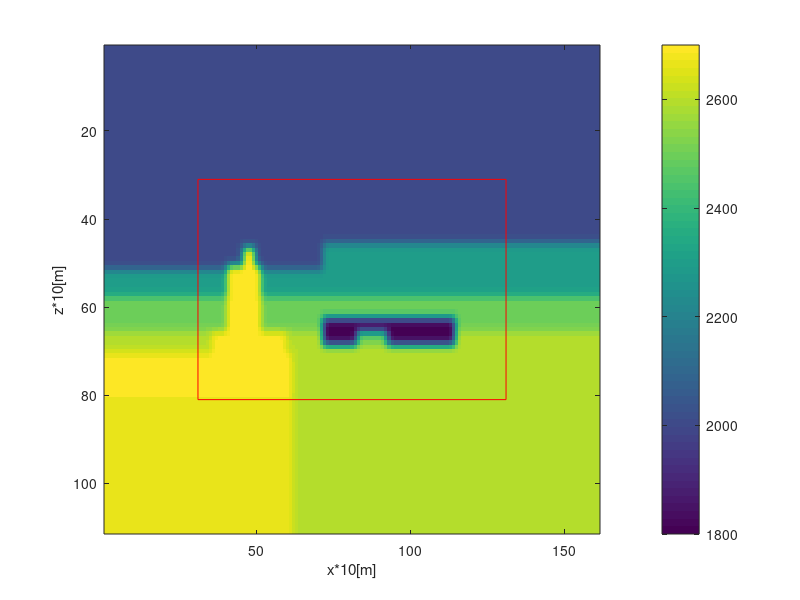

The MATLAB script that drew this image: (Note: this script raises an error after producing the figure.)
%% input parameters
clear all;
close all;
dims.dh=10;
lp=30;
load('trueModel.mat');
v0=trueModel;
dims.dt=10^-3; % [s]
dims.nz0=size(v0,1); % Cells in z-direction
dims.nx0=size(v0,2); % Cells in x-direction
dims.nt=800; % Amount of time steps
dims.ns=dims.nt;
%% extend the velocity model region to employ PML
v=v0;
temp=v0(1,:);
temp2=v0(end,:);
v=[temp(ones(lp,1),:);
    v;
    temp2(ones(lp,1),:)];
temp3=v(:,1);
temp4=v(:,end);
v=[temp3(:,ones(1,lp)),v,temp4(:,ones(1,lp))];
figure('name','velocity');
imagesc(v);
colorbar;
xlabel({['x*' num2str(dims.dh) '[m]']});
ylabel({['z*' num2str(dims.dh) '[m]']});
hold on;
plot([lp+1,dims.nx0+lp],[lp+1,lp+1],'color','red');
hold on;
plot([lp+1,dims.nx0+lp],[lp+dims.nz0,lp+dims.nz0],'color','red');
hold on;
plot([lp+1,lp+1],[lp+1,lp+dims.nz0],'color','red');
hold on;
plot([dims.nx0+lp,dims.nx0+lp],[lp+1,lp+dims.nz0],'color','red');
axis on;
shg;
Rc=.1;
d0=log(1/Rc)/log(10)*3*v/2/lp;
%% Model dimensions
dims.nz=size(v,1);
dims.nx=size(v,2);
% mz=31:81
dims.mz=lp+1:dims.nz0+lp;
% mx=31:131
dims.mx=lp+1:dims.nx0+lp;
%% Source and source signals
dims.sz=[31];
dims.sx=[31];
sn=length(dims.sx);
singles=rickerWave(10,dims);
%% Receiver locations
dims.rx=min(dims.mx):max(dims.mx);
dims.rz=min(dims.mz)*ones(1,length(dims.rx));
%% source
fs=1/dims.dt;
L=dims.nt;
n=dims.nt;
f=fs*(0:(n/2))/n;
s=zeros([dims.nz*dims.nx,1]);
source_freq=fft(singles,n)/(n/2);
source_freq2=source_freq(1:n/2+1);
% check source
source_time=ifft(source_freq2,n,1)*n;
figure('name','source signals')
subplot(3,1,1)
plot(dims.dt:dims.dt:dims.dt*L,real(singles));
xlabel(['t [s]']);
title('original');
subplot(3,1,2)
plot(dims.dt:dims.dt:dims.dt*L,real(source_time(1:dims.nt)));
xlabel(['t' ' [s]']);
title('transformed from frequency');
subplot(3,1,3)
plot(abs(source_freq2));
%aa=reshape(aa,[300,1]);
%plot(real(aa))
title('frequencu domain');
shg;
%% find effective frequency of source
s_diff=diff(abs(source_freq2));
s_diff=[s_diff(1);s_diff];
s_lim=find(abs(source_freq2)<.01*max(abs(source_freq2)) & s_diff<0);
s_lim2=s_lim(1);
f_range=1:s_lim2;
f2=f(f_range);
ome=2*pi*f2;

% source term
temp=source_freq2(1:s_lim2);
sf=temp(:,ones([2,1]));
%% some parameters
nz=dims.nz;
nx=dims.nx;
sz=dims.sz;
sx=dims.sx;
dh=dims.dh;
nt=dims.nt;
% ome
% sf
rz=dims.rz;
rx=dims.rx;
% v
%%
[p,pt,~,rect]=solver(nz,nx,dh,nt,sz,sx,ome,n,sf,rz,rx,v,lp,d0);
%{
%%
figure;
aa=pt(sz,sx,:);
aa=reshape(aa,[size(aa,3),1]);
subplot(3,1,1)
plot(real(aa));
subplot(3,1,2)
plot(real(singles));
subplot(3,1,3)
plot(real(aa-source_time));
%%
figure;
aa=p(sz,sx,:);
aa=reshape(aa,[size(aa,3),1]);
subplot(3,1,1)
plot(real(aa));
subplot(3,1,2)
plot(real(sf2));
subplot(3,1,3);
plot(real(aa-sf2));
%}
%% plot pt
figure('name','animation of wavefield')
for i=1:fix(size(pt,3))/20:size(pt,3)
    %C=imfuse(real(pt(:,:,i)),v,'falsecolor','Scaling','independent','ColorChannels','red-cyan');
    subplot(2,1,1)
    imshow(real(pt(:,:,i)),.1*[min(real(pt(:))),max(real(pt(:)))]);
    colorbar;
    xlabel({['x*' num2str(dims.dh) '[m]']});
    ylabel({['z*' num2str(dims.dh) '[m]']});
    title({['t=' num2str(i*dims.dt) 's'],['p']});
    hold on;
    plot([lp+1,dims.nx0+lp],[lp+1,lp+1],'color','red');
    hold on;
    plot([lp+1,dims.nx0+lp],[lp+dims.nz0,lp+dims.nz0],'color','red');
    hold on;
    plot([lp+1,lp+1],[lp+1,lp+dims.nz0],'color','red');
    hold on;
    plot([dims.nx0+lp,dims.nx0+lp],[lp+1,lp+dims.nz0],'color','red');
    axis on;
    
    subplot(2,1,2)
    imshow(v,[min(v(:)),max(v(:))]);
    colorbar;
    xlabel({['x*' num2str(dims.dh) '[m]']});
    ylabel({['z*' num2str(dims.dh) '[m]']});
    %title({['t=' num2str(i*dims.dt) 's'],['p']});
    hold on;
    plot([lp+1,dims.nx0+lp],[lp+1,lp+1],'color','red');
    hold on;
    plot([lp+1,dims.nx0+lp],[lp+dims.nz0,lp+dims.nz0],'color','red');
    hold on;
    plot([lp+1,lp+1],[lp+1,lp+dims.nz0],'color','red');
    hold on;
    plot([dims.nx0+lp,dims.nx0+lp],[lp+1,lp+dims.nz0],'color','red');
    axis on;
    shg;
end
%%
figure(3)
imagesc(real(rect),.1*[min(real(rect(:))),max(real(rect(:)))]);
grid on;
hold off;
%% test attenuation of PML

t1=real(pt(sz(1),:,:));
t2=reshape(t1,[size(t1,2),size(t1,3)]);

for i=1:size(t2,2)
    figure(4)
    subplot(2,1,1)
    plot(t2(:,i));
    ylim([min(t2(:)),max(t2(:))]);
    title(num2str(i));
    shg;
    pause(.01);
end